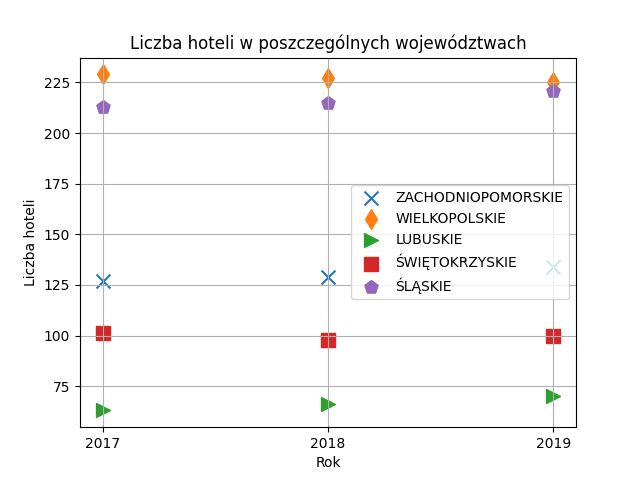

Reproduce this figure in Python.
import pandas as pd
import matplotlib.pyplot as plt

data = pd.read_csv("hotele32.csv",sep="#")
melted_data = pd.melt(data,id_vars='Nazwa',var_name="Rok",value_name="Wartosc")
w_1 = melted_data[melted_data["Nazwa"] == 'ZACHODNIOPOMORSKIE']
w_2 = melted_data[melted_data["Nazwa"] == 'WIELKOPOLSKIE']
w_3 = melted_data[melted_data["Nazwa"] == 'LUBUSKIE']
w_4 = melted_data[melted_data["Nazwa"] == 'ŚWIĘTOKRZYSKIE']
w_5 = melted_data[melted_data["Nazwa"] == 'ŚLĄSKIE']
area = 100
plt.scatter(w_1["Rok"],w_1["Wartosc"],s=area,marker="x",label="ZACHODNIOPOMORSKIE")
plt.scatter(w_2["Rok"],w_2["Wartosc"],s=area,marker="d",label="WIELKOPOLSKIE")
plt.scatter(w_3["Rok"],w_3["Wartosc"],s=area,marker=">",label="LUBUSKIE")
plt.scatter(w_4["Rok"],w_4["Wartosc"],s=area,marker="s",label="ŚWIĘTOKRZYSKIE")
plt.scatter(w_5["Rok"],w_5["Wartosc"],s=area,marker="p",label="ŚLĄSKIE")
plt.grid()
plt.legend()
plt.xlabel("Rok")
plt.ylabel("Liczba hoteli")
plt.title("Liczba hoteli w poszczególnych województwach")
plt.savefig("Task8.png")
plt.show()
